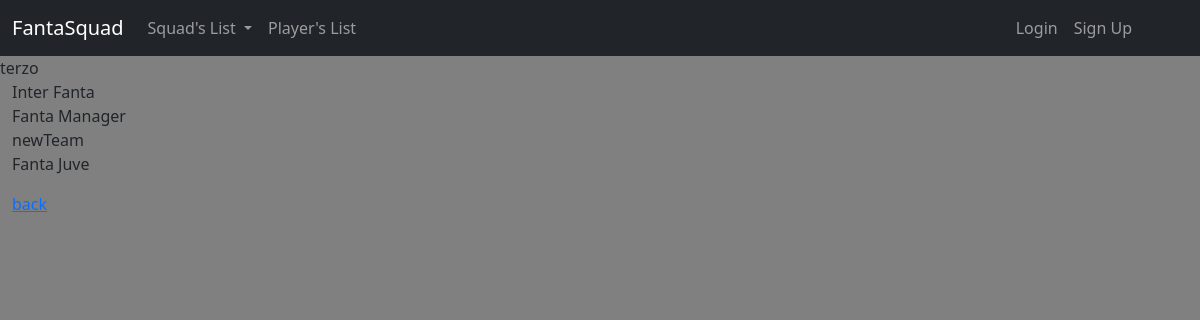
The page /tournament/league/9/ on the database its author committed.
### fanta_soccer_app/models.py (models this page shows, shortened)
class League(models.Model):
    league_name = models.CharField(max_length=22)
    number_of_squads = models.IntegerField(default=4, validators=[MaxValueValidator(10), MinValueValidator(4)])
    TYPES = [('RR', 'Round Robin'), ('EL', 'Elimination')]
    type_of_tournament = models.CharField(max_length=25, choices=TYPES, null=True, blank=True)
    squads = models.ManyToManyField(Squad, related_name='leagues')
    def __str__(self):
        return self.league_name

class Squad(models.Model):
    squad_name = models.CharField(max_length=20)
    manager = models.ForeignKey(get_user_model(), on_delete=models.CASCADE, null=True, blank=True)
    def __str__(self):
        return self.squad_name

### tournament/views.py (the view)
# urls.py: path('league/<int:league_id>/', tournament_details_view, name='league_details'),
def tournament_details_view(request, league_id):
    league = League.objects.get(id=league_id)
    squads = league.squads.all()
    context = {'league': league, 'squads': squads}
    return render(request, 'tournament/league_details.html', context)

### fanta_soccer_app/context_processors.py (called while the page is built)
def navbar_dropdown_squad_list(request):
    nav_dropdown_squads = Squad.objects.all()
    return {
        'nav_dropdown_squads': nav_dropdown_squads
    }

### tournament/templates/tournament/league_details.html
{% extends 'fanta_soccer_app/base.html'%}
{% block content%}
{{ league }}
<div class="container-fluid">
    <div class="row">
        <ul>
            {% for squad in squads %}
            <li>{{ squad }} </li>
            {% endfor %}
        </ul>
    </div>
    <a href="{% url 'tournament:tournament_list' %}">back</a>
</div>
{% endblock content%}

### fanta_soccer_app/static/css/base.css (style rules this page uses)
body { grid: 3; background: gray; }

### rows shown on the page
League: league_name "terzo"
Squad: squad_name "Inter Fanta"
Squad: squad_name "Fanta Manager"
Squad: squad_name "newTeam"
Squad: squad_name "Fanta Juve"
